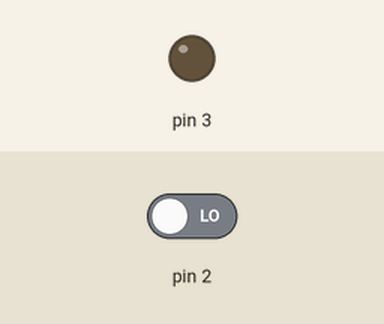
Recording of a sketch running on a simulated Arduino Uno, built with avr-gcc and run on an emulated ATmega328P. On the bench: output pins drawn as LEDs (lit = HIGH). The inputs (shaded band) are chosen by the test bench; at power-on: pin 2 LOW. What the sketch prints to the serial monitor is not drawn.

Above: at 1.2 s.
1.3 s: pin 2 driven HIGH
At 1.9 s:
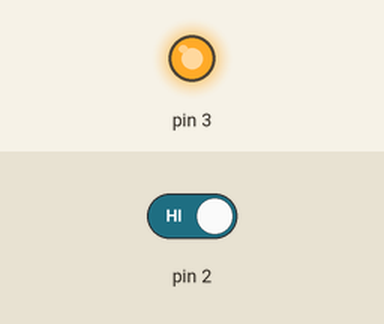
2.8 s: pin 2 driven LOW
At 5.4 s:
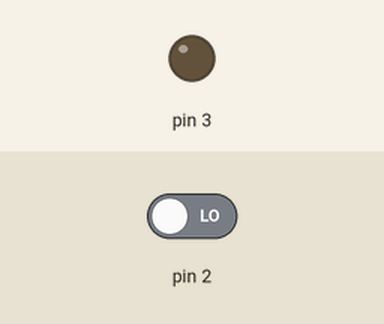
Timing chart, 0 to 6.9 s (numbered marks = the images above; inputs shaded):
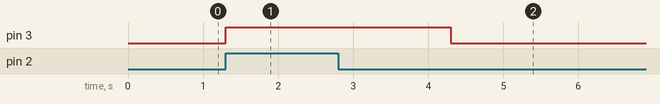

The sketch:

_001_pir_sensor.ino
```cpp
int state = 0;

void setup() {
  pinMode(2, INPUT); // 2번 핀에서 입력을 받음
  pinMode(3, OUTPUT); // 3번 핀으로 상태 표시
  Serial.begin(9600);
}

void loop() {
  state = digitalRead(2);
  if (state == HIGH) {
    digitalWrite(3, HIGH);
    delay(3000);
  } else {
    digitalWrite(3, LOW);
  }

  Serial.println(state);
}
```

Measured:
- after the input at 1.3 s, pin 3: LOW → HIGH at once
- after the input at 2.8 s, pin 3: HIGH → LOW after 1.5 s
